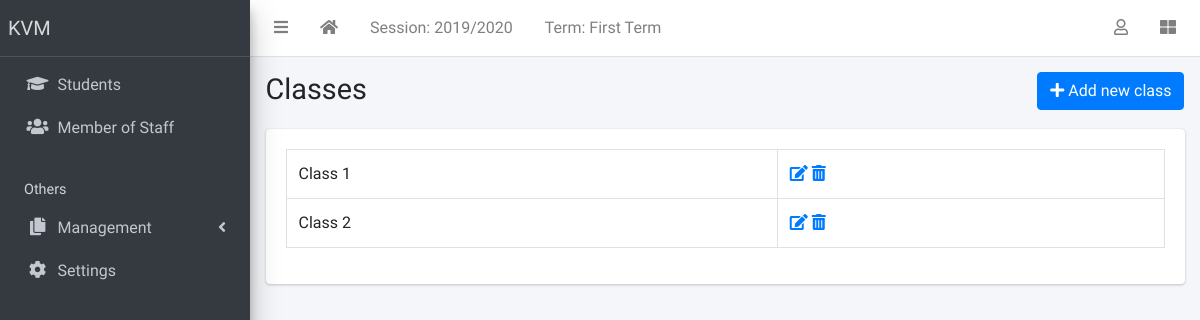
The page /class/list/ (signed in) on the database its author committed.
### main/models.py (models this page shows, shortened)
class AcademicSession(models.Model):
  name = models.CharField(max_length=200, unique=True)
  current = models.BooleanField(default=False, null=True)
  class Meta:
    ordering = ['-name']

class AcademicTerm(models.Model):
  name = models.CharField(max_length=20, unique=True)
  current = models.BooleanField(default=False, null=True)
  class Meta:
    ordering = ['name']

class SiteConfig(models.Model):
  key = models.SlugField()
  value = models.CharField(max_length=200)

### accounts/models.py (models this page shows)
class Class (models.Model):
    std = models.CharField(max_length=50)
    class_teacher = models.ForeignKey(Teacher, on_delete=models.SET_NULL, null=True, blank=True)
    fee = models.IntegerField()
    class Meta:
        verbose_name = "Class"
        verbose_name_plural = "Classes"
    def __str__(self):
        return f"Class {self.std}"

### main/views.py (the view)
# urls.py: path('class/list/', ClassListView.as_view(), name='classes'),
class ClassListView(LoginRequiredMixin, SuccessMessageMixin, ListView):
  model = Class
  template_name = 'corecode/class_list.html'
  def get_context_data(self, **kwargs):
      context = super().get_context_data(**kwargs)
      context['form'] = StudentClassForm()
      return context

### main/context_processors.py (called while the page is built)
def site_defaults(request):
  current_session = AcademicSession.objects.get(current=True)
  current_term = AcademicTerm.objects.get(current=True)
  vals = SiteConfig.objects.all()
  contexts = {
      "current_session": current_session.name,
      "current_term": current_term.name
  }
  for val in vals:
    contexts[val.key] = val.value
  return contexts

### templates/corecode/class_list.html (shortened to what this page needs)
{% extends 'partial/base.html' %}
{% block title %}
Classes
{% endblock title %}
{% block breadcrumb %}
  <a class="btn btn-primary" href="#" data-toggle="modal" data-target="#modal1">
    <i class="fa fa-plus"></i>
    Add new class
  </a>
{% endblock breadcrumb %}
{% block content %}
  <div class="row">
    <div class="col-sm-12">
        <table class="table table-bordered">
          <tbody>
            {% for object in object_list %}
            <tr>
              <td>{{ object }}</td>
              <td><a href="{% url 'main:class-update' object.id %}"><i
                    class="fa fa-edit"></i></a> <a
                  href="{% url 'main:class-delete' object.id %}"><i
                    class="fa fa-trash-alt"></i></a></td>
            </tr>
            {% endfor %}
          </tbody>
        </table>
    </div>
  </div>
{% endblock content %}

### templates/partial/base.html (shortened to what this page needs)
{% load static %}
<!DOCTYPE html>
<html lang="en">
<head>
  <link rel="stylesheet" href="{% static 'plugins/fontawesome-free/css/all.min.css' %}">
  <link rel="stylesheet" href="{% static 'plugins/toastr/toastr.min.css' %}">
  <link rel="stylesheet"
    href="{% static 'plugins/overlayScrollbars/css/OverlayScrollbars.min.css' %}">
  <link rel="stylesheet" href="{% static 'plugins/Datatables/datatables.min.css' %}" />
  <link rel="stylesheet" href="{% static 'dist/css/adminlte.min.css' %}">
</head>
<body
  class="hold-transition sidebar-mini layout-fixed layout-navbar-fixed layout-footer-fixed">
  <div class="wrapper">
    <nav class="main-header navbar navbar-expand navbar-white navbar-light">
      <ul class="navbar-nav">
        <li class="nav-item">
          <a class="nav-link" data-widget="pushmenu" href="#" role="button"><i
              class="fas fa-bars"></i></a>
        </li>
        <li class="nav-item d-none d-sm-inline-block">
          <a href="{% url 'main:home' %} " class="nav-link"><i class="fa fa-home"></i></a>
        </li>
        <li class="nav-item d-none d-sm-inline-block">
          <a href="{% url 'main:session-list' %}" class="nav-link">Session: {{ current_session }}</a>
        </li>
        <li class="nav-item d-none d-sm-inline-block">
          <a href="{% url 'main:session-list' %}" class="nav-link">Term: {{ current_term }}</a>
        </li>
      </ul>
      <ul class="navbar-nav ml-auto">
        <li class="nav-item dropdown">
          <a class="nav-link" data-toggle="dropdown" href="#">
            <i class="far fa-user"></i>
          </a>
        </li>
        <li class="nav-item">
          <a class="nav-link" data-widget="control-sidebar" data-slide="true"
            href="#" role="button"><i class="fas fa-th-large"></i></a>
        </li>
      </ul>
    </nav>
    <aside class="main-sidebar sidebar-dark-primary elevation-4">
      <a href="{% url 'main:home' %}" class="brand-link">{{ school_name | default:"MySchool" }}</a>
      <div class="sidebar">
        <nav class="mt-2">
          <ul class="nav nav-pills nav-sidebar flex-column"
            data-widget="treeview" role="menu" data-accordion="false">
            <li class="nav-item">
              <a href="{% url 'main:student-list' %}" class="nav-link">
                <i class="nav-icon fas fa-graduation-cap"></i>
                <p>
                  Students
                </p>
              </a>
            </li>
            <li class="nav-item">
              <a href="{% url 'main:teacher-list' %}" class="nav-link">
                <i class="nav-icon fas fa-users"></i>
                <p>
                  Member of Staff
                </p>
              </a>
            </li>
            <li class="nav-header">Others</li>
            <li class="nav-item has-treeview">
              <a href="#" class="nav-link">
                <i class="nav-icon fas fa-copy"></i>
                <p>
                  Management
                  <i class="fas fa-angle-left right"></i>
                </p>
              </a>
            </li>
            <li class="nav-item">
              <a href="{% url 'main:configs' %}" class="nav-link">
                <i class="nav-icon fas fa-cog"></i>
                <p>
                  Settings
                </p>
              </a>
            </li>
          </ul>
        </nav>
      </div>
    </aside>
    <div class="content-wrapper">
      <section class="content-header">
        <div class="container-fluid">
          <div class="row mb-1">
            <div class="col-sm-8">
              <h1>{% block title %}{% endblock title %}</h1>
            </div>
            <div class="col-sm-4">
              <ol class="breadcrumb float-sm-right">
                <li class="breadcrumb-item">{% block breadcrumb %}{% endblock breadcrumb %}</li>
              </ol>
            </div>
          </div>
        </div>
      </section>
      <section class="content">
        <div class="container-fluid">
          <div class="row">
            <div class="col-md-12">
              {% block fullcard %}
              <div class="card">
                <div class="card-body">
                  <div class="row">
                    <div class="col">
                      {% block content %}
                      {% endblock content %}
                    </div>
                  </div>
                </div>
              </div>
              {% endblock fullcard %}
            </div>
          </div>
        </div>
      </section>
    </div>
  </div>
</body>
</html>

### rows shown on the page
AcademicSession: name "2019/2020"
AcademicTerm: name "First Term"
SiteConfig: value "KVM"
Class: std "Class 1"
Class: std "Class 2"
